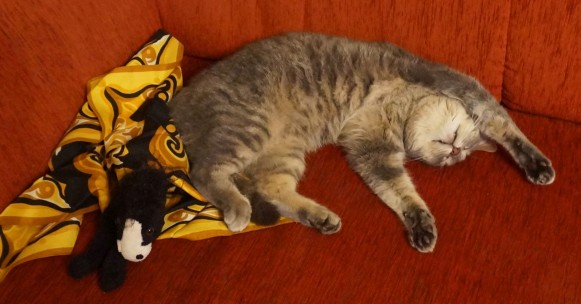
#> input picture fe3/digkep/KepfeldPeldatar2026osz/GolyoAlszik_rs.jpg, 581 x 304 px
$ python 13_01_a_dft.py   (older library calls are emulated)
#> lines starting #> are read from the running program, lines starting #| are printed output that depends on the picture; long printed decimals are rounded
import cv2
import numpy as np


def display_freq_log_magnitude(dft_in, wnd_title='Frequency magnitude'):
    # Displaying log normalized magnitude of the frequency spectrum
    im_spectrum_magnitude = np.log(1.0 + cv2.magnitude(dft_in[:, :, 0], dft_in[:, :, 1]))
    im_magnitude_norm = cv2.normalize(im_spectrum_magnitude, None, 0, 1, norm_type=cv2.NORM_MINMAX, dtype=cv2.CV_32FC1)
    cv2.imshow(wnd_title, im_magnitude_norm)


def do_fft_shift(dft_in):
    dft_np_shift = np.fft.fftshift(dft_in)
    return cv2.merge([dft_np_shift[:, :, 1], dft_np_shift[:, :, 0]])


def do_ifft_shift(dft_in):
    dft_np_shift = np.fft.ifftshift(dft_in)
    return cv2.merge([dft_np_shift[:, :, 1], dft_np_shift[:, :, 0]])


# Read input image and convert to float32
im = cv2.imread('GolyoAlszik_rs.jpg', cv2.IMREAD_GRAYSCALE)
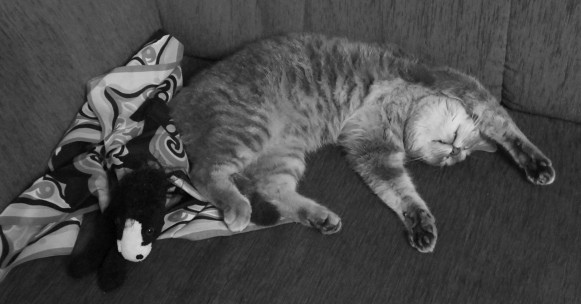
#> im: shape (304, 581); min 0, max 222, mean 73.2
# im = cv2.imread('OpenCV-logo.png', cv2.IMREAD_GRAYSCALE)

im_float = np.float32(im) / 255.0
cv2.imshow('img_float', im_float)

# Image DFT + shift
dft = cv2.dft(im_float, flags=cv2.DFT_COMPLEX_OUTPUT)
dft_shift = do_fft_shift(dft)

# Display image frequency magnitude
display_freq_log_magnitude(dft_shift, 'dft log magnitude')
#> in display_freq_log_magnitude, `im_spectrum_magnitude = np.log(1.0 + cv2.magnitude(dft_in[:, :, 0], df..`:
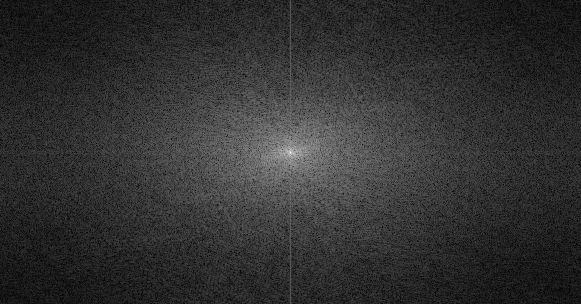
#> im_spectrum_magnitude: shape (304, 581) float32; min 0.00391, max 10.83, mean 2.11; drawn with min black and max white
cv2.waitKey(0)

# Inverse DFT
filtered_shift = do_ifft_shift(dft_shift)
idft_cplx = cv2.idft(filtered_shift, flags=cv2.DFT_SCALE)

# Take the real part of the result
idft = idft_cplx[:, :, 0]
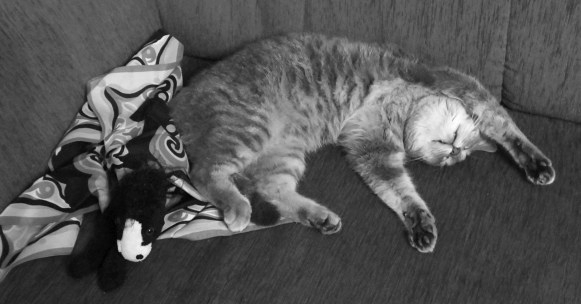
#> idft: shape (304, 581) float32; min -6.27e-09, max 0.871, mean 0.287; drawn with min black and max white
print('idft dtype min max', idft.dtype, np.min(idft), np.max(idft))
#| idft dtype min max float32 -6.274173e-09 0.8706
im_inverse_dft = np.uint8(np.clip(idft, 0, 1) * 255)
# filtered_img = cv2.normalize(idft, None, 0, 255, cv2.NORM_MINMAX, cv2.CV_8UC1)
cv2.imshow('im_inverse_dft', im_inverse_dft)

cv2.waitKey(0)
cv2.destroyAllWindows()

$ run again, with fe3/digkep/KepfeldPeldatar2026osz/FCards_01.jpg copied over fe3/digkep/KepfeldPeldatar2026osz/GolyoAlszik_rs.jpg
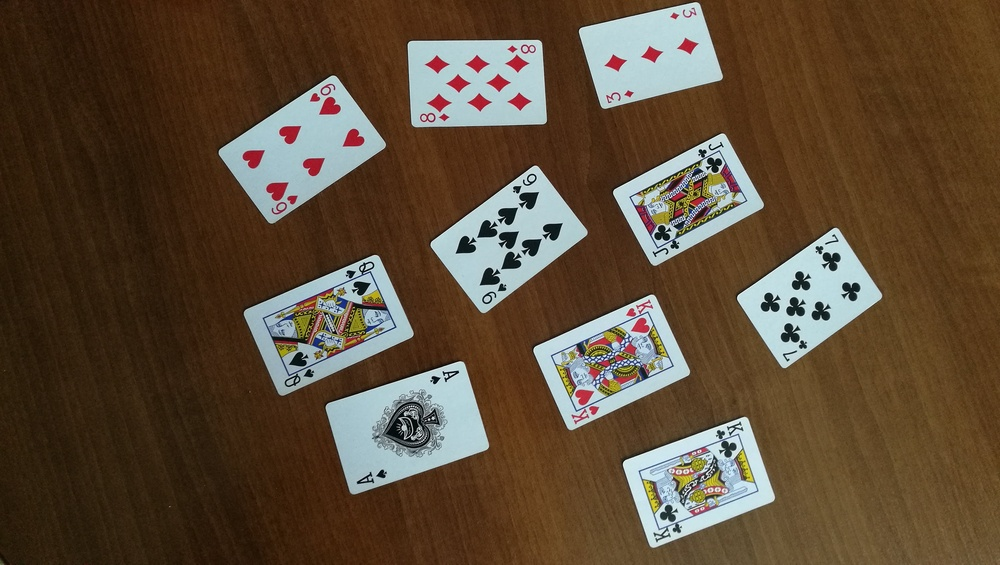
#> input picture fe3/digkep/KepfeldPeldatar2026osz/FCards_01.jpg, 1000 x 565 px, shrunk from 3968 x 2240 before the run
#> `im = cv2.imread('GolyoAlszik_rs.jpg', cv2.IMREAD_GRAYSCALE)`:
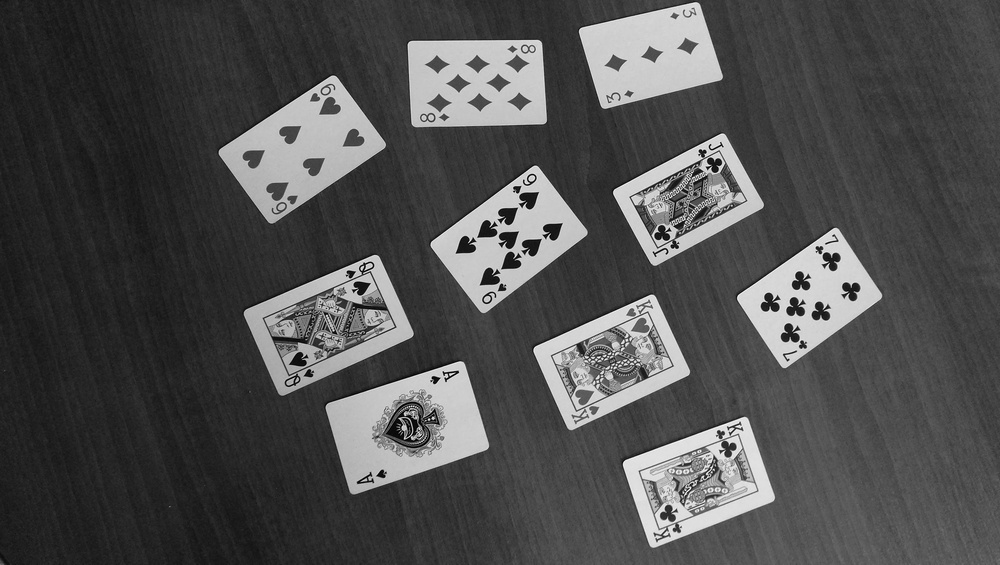
#> im: shape (565, 1000); min 0, max 254, mean 78.5
#> in display_freq_log_magnitude, `im_spectrum_magnitude = np.log(1.0 + cv2.magnitude(dft_in[:, :, 0], df..`:
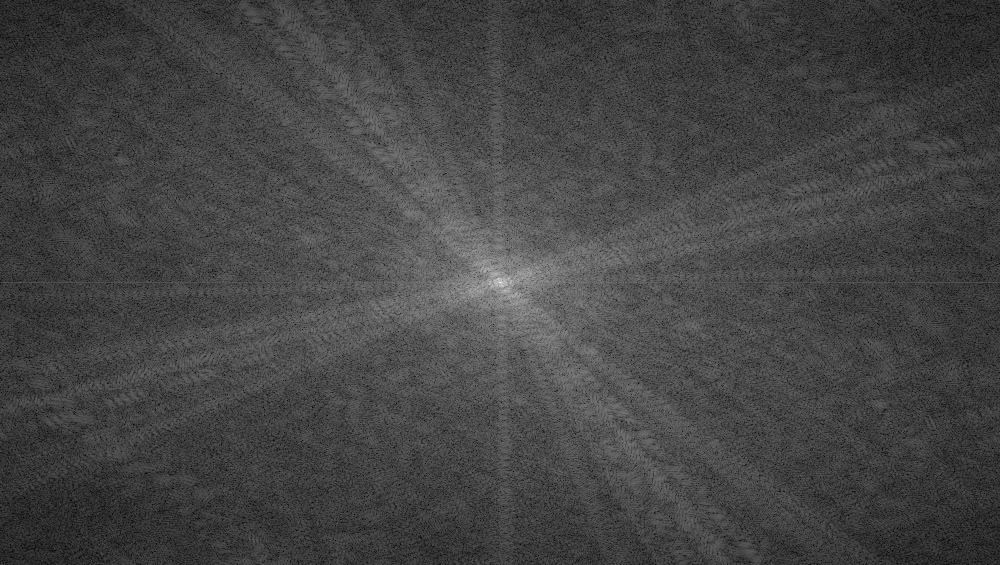
#> im_spectrum_magnitude: shape (565, 1000) float32; min 0.0243, max 12.07, mean 3.28; drawn with min black and max white
#| idft dtype min max float32 -3.3182434e-07 0.9961
